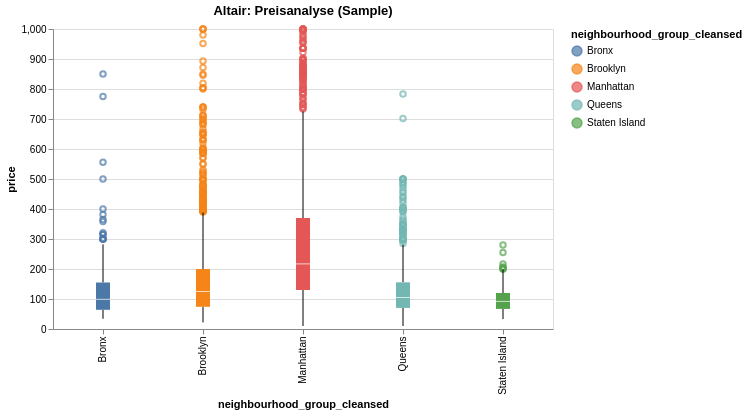

Notebook source saved alongside this figure:
### Markdown cell above
#### 4. Altair (Die Logische - Deklarativ)

Fokus: Die klare Struktur (Data -> Mark -> Encode).

Problem: Der Datensatz ist mit über 21.000 Zeilen zu groß für die Standardeinstellungen von Altair. Die Grenze liegt standardmäßig bei 5.000 Zeilen.

Die Lösung: Für einen reinen Visualisierungs-Test reichen oft auch weniger Datenpunkte, um das Design zu beurteilen.

### Code cell
alt.Chart(df_test.sample(5000)).mark_boxplot().encode(
    x='neighbourhood_group_cleansed:N',
    y='price:Q',
    color='neighbourhood_group_cleansed:N'
).properties(width=500, title='Altair: Preisanalyse (Sample)').interactive()

### Figure 1 — Vega-Lite specification as saved in the notebook (floating-point values rounded to 4 significant figures; data arrays with more than 128 entries replaced by an {"elided": "..."} marker saying what was removed)
{"config": {"view": {"continuousWidth": 300, "continuousHeight": 300}}, "data": {"name": "data-440ab752efe9fea327ed2635058a432b"}, "mark": {"type": "boxplot"}, "encoding": {"color": {"field": "neighbourhood_group_cleansed", "type": "nominal"}, "x": {"field": "neighbourhood_group_cleansed", "type": "nominal"}, "y": {"field": "price", "type": "quantitative"}}, "params": [{"name": "param_1e9efca18e7a2868", "select": {"type": "interval", "encodings": ["x", "y"]}, "bind": "scales"}], "title": "Altair: Preisanalyse (Sample)", "width": 500, "$schema": "https://vega.github.io/schema/vega-lite/v6.1.0.json", "datasets": {"data-440ab752efe9fea327ed2635058a432b": {"elided": "5000 records"}}}
